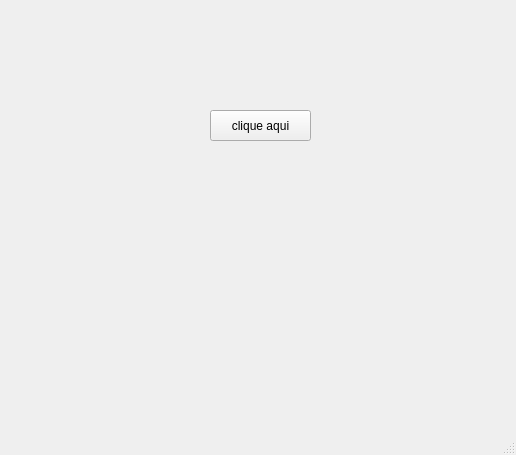
<?xml version="1.0" encoding="UTF-8"?>
<ui version="4.0">
 <class>MainWindow</class>
 <widget class="QMainWindow" name="MainWindow">
  <property name="geometry">
   <rect>
    <x>0</x>
    <y>0</y>
    <width>516</width>
    <height>455</height>
   </rect>
  </property>
  <property name="windowTitle">
   <string>MainWindow</string>
  </property>
  <widget class="QWidget" name="centralwidget">
   <widget class="QPushButton" name="pushButton">
    <property name="geometry">
     <rect>
      <x>210</x>
      <y>110</y>
      <width>101</width>
      <height>31</height>
     </rect>
    </property>
    <property name="text">
     <string>clique aqui</string>
    </property>
   </widget>
  </widget>
  <widget class="QMenuBar" name="menubar">
   <property name="geometry">
    <rect>
     <x>0</x>
     <y>0</y>
     <width>516</width>
     <height>22</height>
    </rect>
   </property>
  </widget>
  <widget class="QStatusBar" name="statusbar"/>
 </widget>
 <resources/>
 <connections/>
</ui>
